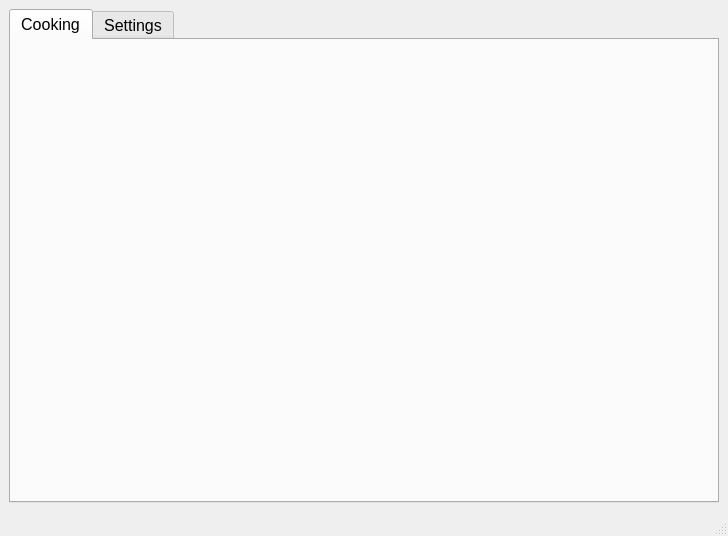
<?xml version="1.0" encoding="UTF-8"?>
<ui version="4.0">
 <class>MainWindow</class>
 <widget class="QMainWindow" name="MainWindow">
  <property name="geometry">
   <rect>
    <x>0</x>
    <y>0</y>
    <width>728</width>
    <height>536</height>
   </rect>
  </property>
  <property name="font">
   <font>
    <pointsize>12</pointsize>
   </font>
  </property>
  <property name="windowTitle">
   <string>Sea Of Thieves Cooker</string>
  </property>
  <widget class="QWidget" name="centralwidget">
   <layout class="QVBoxLayout" name="verticalLayout">
    <item>
     <widget class="QTabWidget" name="tw_main">
      <property name="currentIndex">
       <number>0</number>
      </property>
      <widget class="QWidget" name="tab_cooking">
       <attribute name="title">
        <string>Cooking</string>
       </attribute>
      </widget>
      <widget class="QScrollArea" name="tab_settings">
       <property name="horizontalScrollBarPolicy">
        <enum>Qt::ScrollBarAlwaysOff</enum>
       </property>
       <property name="widgetResizable">
        <bool>true</bool>
       </property>
       <attribute name="title">
        <string>Settings</string>
       </attribute>
       <widget class="QWidget" name="sa_settings_container">
        <property name="geometry">
         <rect>
          <x>0</x>
          <y>0</y>
          <width>704</width>
          <height>428</height>
         </rect>
        </property>
        <property name="font">
         <font>
          <pointsize>12</pointsize>
         </font>
        </property>
        <property name="styleSheet">
         <string notr="true">QWidget#sa_settings_container{background-color: rgb(255, 255, 255);}</string>
        </property>
        <layout class="QGridLayout" name="gridLayout">
         <item row="2" column="0">
          <spacer name="verticalSpacer">
           <property name="orientation">
            <enum>Qt::Vertical</enum>
           </property>
           <property name="sizeHint" stdset="0">
            <size>
             <width>20</width>
             <height>40</height>
            </size>
           </property>
          </spacer>
         </item>
         <item row="1" column="0">
          <spacer name="verticalSpacer_2">
           <property name="orientation">
            <enum>Qt::Vertical</enum>
           </property>
           <property name="sizeType">
            <enum>QSizePolicy::Fixed</enum>
           </property>
           <property name="sizeHint" stdset="0">
            <size>
             <width>20</width>
             <height>10</height>
            </size>
           </property>
          </spacer>
         </item>
         <item row="0" column="0">
          <widget class="QLabel" name="lbl_disp_key_start_cooking">
           <property name="font">
            <font>
             <pointsize>12</pointsize>
            </font>
           </property>
           <property name="text">
            <string>Start / replay cooking</string>
           </property>
          </widget>
         </item>
         <item row="0" column="1">
          <widget class="QPushButton" name="pb_key_start_cooking">
           <property name="font">
            <font>
             <pointsize>12</pointsize>
            </font>
           </property>
           <property name="text">
            <string/>
           </property>
          </widget>
         </item>
        </layout>
       </widget>
      </widget>
     </widget>
    </item>
   </layout>
  </widget>
  <widget class="QMenuBar" name="menubar">
   <property name="geometry">
    <rect>
     <x>0</x>
     <y>0</y>
     <width>728</width>
     <height>27</height>
    </rect>
   </property>
  </widget>
  <widget class="QStatusBar" name="statusbar"/>
 </widget>
 <resources/>
 <connections/>
</ui>
